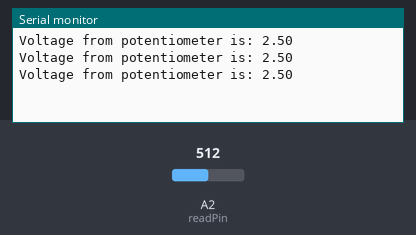
Bench run of a sketch on a simulated Arduino Uno, built with avr-gcc and run on an emulated ATmega328P. Shown: the last lines printed to the serial monitor. The test bench sets the inputs (shaded band); at power-on: A2 (readPin) = 512.

Above: at 1.3 s.
1.4 s: A2 (readPin) set to 716
At 1.9 s:
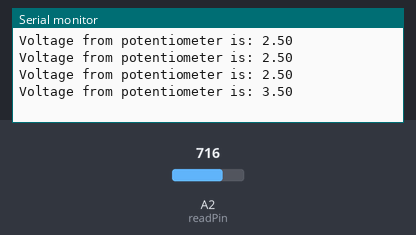
2.9 s: A2 (readPin) set to 900
At 3.4 s:
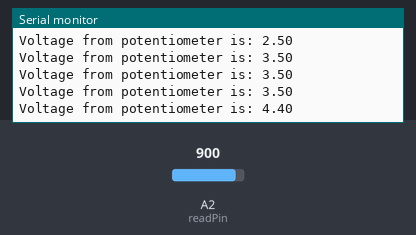
Timing chart, 0 to 5.9 s (numbered marks = the images above; inputs shaded):
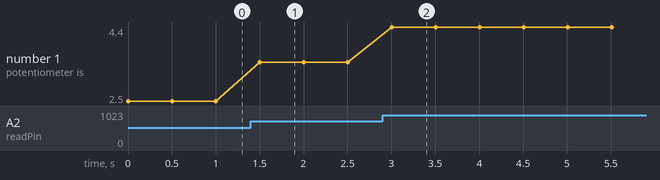

The sketch:

12-understanding_potentiometers.ino
```cpp
int readPin = A2;
float v2;
String voltageStr = "Voltage from potentiometer is: ";

void setup() {
  // put your setup code here, to run once:
  pinMode(readPin, INPUT);
  Serial.begin(9600);
}

void loop() {
  // put your main code here, to run repeatedly:
  v2 = analogRead(readPin) * 5.0/1023.0;
  Serial.println(voltageStr + v2);
  delay(500);
}
```

Measured:
- after the input at 1.4 s, the serial monitor: prints a new line after 0.10 s (image 1)
- after the input at 2.9 s, the serial monitor: prints a new line after 0.10 s (image 2)
- plotted number 1: 2.5 → 3.5 after the input at 1.4 s, 3.5 → 4.4 after the input at 2.9 s
